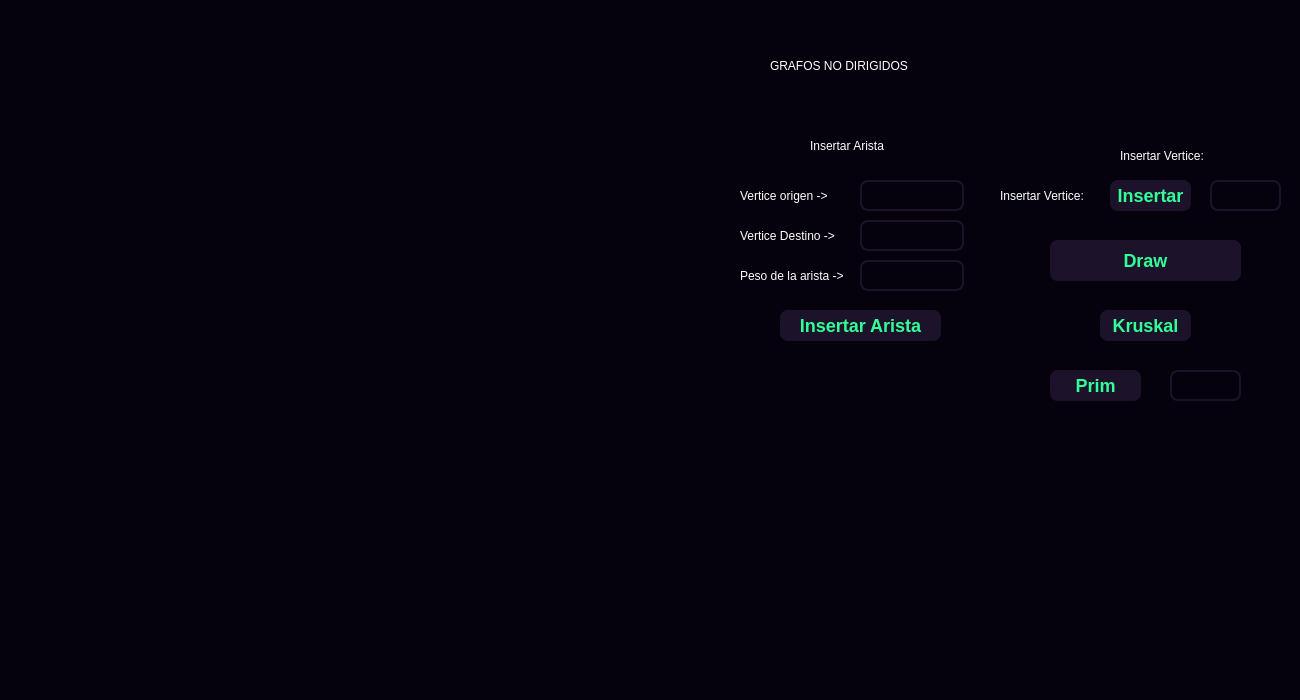
<?xml version="1.0" encoding="UTF-8"?>
<ui version="4.0">
 <class>Graphform</class>
 <widget class="QDialog" name="Graphform">
  <property name="geometry">
   <rect>
    <x>0</x>
    <y>0</y>
    <width>1300</width>
    <height>700</height>
   </rect>
  </property>
  <property name="windowTitle">
   <string>Dialog</string>
  </property>
  <property name="styleSheet">
   <string notr="true">background: rgb(5,2,13);</string>
  </property>
  <widget class="QLabel" name="label_4">
   <property name="geometry">
    <rect>
     <x>740</x>
     <y>220</y>
     <width>111</width>
     <height>31</height>
    </rect>
   </property>
   <property name="styleSheet">
    <string notr="true">color: white;</string>
   </property>
   <property name="text">
    <string>Vertice Destino -&gt;</string>
   </property>
  </widget>
  <widget class="QPushButton" name="btnPrim">
   <property name="geometry">
    <rect>
     <x>1050</x>
     <y>370</y>
     <width>91</width>
     <height>31</height>
    </rect>
   </property>
   <property name="styleSheet">
    <string notr="true">QPushButton {
	background-color: rgb(28,19,42);
    border-style: outset;
    border-width: 0px;
    border-radius: 8px;
    border-color: beige;
    font: bold 18px;
	color: #33FF99;
    padding: 6px;
}</string>
   </property>
   <property name="text">
    <string>Prim</string>
   </property>
  </widget>
  <widget class="QLabel" name="label_6">
   <property name="geometry">
    <rect>
     <x>740</x>
     <y>260</y>
     <width>111</width>
     <height>31</height>
    </rect>
   </property>
   <property name="styleSheet">
    <string notr="true">color: white;</string>
   </property>
   <property name="text">
    <string>Peso de la arista -&gt;</string>
   </property>
  </widget>
  <widget class="QTextEdit" name="inputVO">
   <property name="geometry">
    <rect>
     <x>860</x>
     <y>180</y>
     <width>104</width>
     <height>31</height>
    </rect>
   </property>
   <property name="styleSheet">
    <string notr="true">QTextEdit{
border:2px;
border-style:solid;
border-color:rgb(28,19,42);
border-radius: 8px;
}

QTextEdit:focus {
    background-color: #DDD;
}</string>
   </property>
  </widget>
  <widget class="QLabel" name="label_3">
   <property name="geometry">
    <rect>
     <x>740</x>
     <y>180</y>
     <width>111</width>
     <height>31</height>
    </rect>
   </property>
   <property name="styleSheet">
    <string notr="true">color: white;</string>
   </property>
   <property name="text">
    <string>Vertice origen -&gt;</string>
   </property>
  </widget>
  <widget class="QLabel" name="label_5">
   <property name="geometry">
    <rect>
     <x>1120</x>
     <y>140</y>
     <width>91</width>
     <height>31</height>
    </rect>
   </property>
   <property name="styleSheet">
    <string notr="true">color: white;</string>
   </property>
   <property name="text">
    <string>Insertar Vertice:</string>
   </property>
  </widget>
  <widget class="QTextEdit" name="inputPeso">
   <property name="geometry">
    <rect>
     <x>860</x>
     <y>260</y>
     <width>104</width>
     <height>31</height>
    </rect>
   </property>
   <property name="styleSheet">
    <string notr="true">QTextEdit{
border:2px;
border-style:solid;
border-color:rgb(28,19,42);
border-radius: 8px;
}

QTextEdit:focus {
    background-color: #DDD;
}</string>
   </property>
  </widget>
  <widget class="QPushButton" name="InsArista">
   <property name="geometry">
    <rect>
     <x>780</x>
     <y>310</y>
     <width>161</width>
     <height>31</height>
    </rect>
   </property>
   <property name="styleSheet">
    <string notr="true">QPushButton {
	background-color: rgb(28,19,42);
    border-style: outset;
    border-width: 0px;
    border-radius: 8px;
    border-color: beige;
    font: bold 18px;
	color: #33FF99;
    padding: 6px;
}</string>
   </property>
   <property name="text">
    <string>Insertar Arista</string>
   </property>
  </widget>
  <widget class="QPushButton" name="InsVertice">
   <property name="geometry">
    <rect>
     <x>1110</x>
     <y>180</y>
     <width>81</width>
     <height>31</height>
    </rect>
   </property>
   <property name="styleSheet">
    <string notr="true">QPushButton {
	background-color: rgb(28,19,42);
    border-style: outset;
    border-width: 0px;
    border-radius: 8px;
    border-color: beige;
    font: bold 18px;
	color: #33FF99;
    padding: 6px;
}</string>
   </property>
   <property name="text">
    <string>Insertar</string>
   </property>
  </widget>
  <widget class="QLabel" name="label_2">
   <property name="geometry">
    <rect>
     <x>810</x>
     <y>130</y>
     <width>91</width>
     <height>31</height>
    </rect>
   </property>
   <property name="styleSheet">
    <string notr="true">color: white;</string>
   </property>
   <property name="text">
    <string>Insertar Arista</string>
   </property>
  </widget>
  <widget class="QPushButton" name="btn_Draw">
   <property name="geometry">
    <rect>
     <x>1050</x>
     <y>240</y>
     <width>191</width>
     <height>41</height>
    </rect>
   </property>
   <property name="styleSheet">
    <string notr="true">QPushButton {
	background-color: rgb(28,19,42);
    border-style: outset;
    border-width: 0px;
    border-radius: 8px;
    border-color: beige;
    font: bold 18px;
	color: #33FF99;
    padding: 6px;
}</string>
   </property>
   <property name="text">
    <string>Draw</string>
   </property>
  </widget>
  <widget class="QScrollArea" name="scrollArea">
   <property name="geometry">
    <rect>
     <x>10</x>
     <y>10</y>
     <width>631</width>
     <height>681</height>
    </rect>
   </property>
   <property name="widgetResizable">
    <bool>true</bool>
   </property>
   <widget class="QWidget" name="scrollAreaWidgetContents">
    <property name="geometry">
     <rect>
      <x>0</x>
      <y>0</y>
      <width>629</width>
      <height>679</height>
     </rect>
    </property>
    <layout class="QGridLayout" name="gridLayout">
     <item row="0" column="0">
      <widget class="QLabel" name="labelGrafico">
       <property name="text">
        <string/>
       </property>
      </widget>
     </item>
    </layout>
   </widget>
  </widget>
  <widget class="QTextEdit" name="inputVD">
   <property name="geometry">
    <rect>
     <x>860</x>
     <y>220</y>
     <width>104</width>
     <height>31</height>
    </rect>
   </property>
   <property name="styleSheet">
    <string notr="true">QTextEdit{
border:2px;
border-style:solid;
border-color:rgb(28,19,42);
border-radius: 8px;
}

QTextEdit:focus {
    background-color: #DDD;
}</string>
   </property>
  </widget>
  <widget class="QTextEdit" name="inputPrim">
   <property name="geometry">
    <rect>
     <x>1170</x>
     <y>370</y>
     <width>71</width>
     <height>31</height>
    </rect>
   </property>
   <property name="styleSheet">
    <string notr="true">QTextEdit{
border:2px;
border-style:solid;
border-color:rgb(28,19,42);
border-radius: 8px;
}

QTextEdit:focus {
    background-color: #DDD;
}</string>
   </property>
  </widget>
  <widget class="QTextEdit" name="inputVertice">
   <property name="geometry">
    <rect>
     <x>1210</x>
     <y>180</y>
     <width>71</width>
     <height>31</height>
    </rect>
   </property>
   <property name="styleSheet">
    <string notr="true">QTextEdit{
border:2px;
border-style:solid;
border-color:rgb(28,19,42);
border-radius: 8px;
}

QTextEdit:focus {
    background-color: #DDD;
}</string>
   </property>
  </widget>
  <widget class="QPushButton" name="btnKruskal">
   <property name="geometry">
    <rect>
     <x>1100</x>
     <y>310</y>
     <width>91</width>
     <height>31</height>
    </rect>
   </property>
   <property name="styleSheet">
    <string notr="true">QPushButton {
	background-color: rgb(28,19,42);
    border-style: outset;
    border-width: 0px;
    border-radius: 8px;
    border-color: beige;
    font: bold 18px;
	color: #33FF99;
    padding: 6px;
}</string>
   </property>
   <property name="text">
    <string>Kruskal</string>
   </property>
  </widget>
  <widget class="QLabel" name="label">
   <property name="geometry">
    <rect>
     <x>1000</x>
     <y>180</y>
     <width>101</width>
     <height>31</height>
    </rect>
   </property>
   <property name="styleSheet">
    <string notr="true">color: white;</string>
   </property>
   <property name="text">
    <string>Insertar Vertice:</string>
   </property>
  </widget>
  <widget class="QWidget" name="widget_2" native="true">
   <property name="geometry">
    <rect>
     <x>750</x>
     <y>30</y>
     <width>481</width>
     <height>71</height>
    </rect>
   </property>
   <property name="styleSheet">
    <string notr="true">background: rgb(5,2,13);</string>
   </property>
   <widget class="QLabel" name="label_8">
    <property name="geometry">
     <rect>
      <x>20</x>
      <y>10</y>
      <width>421</width>
      <height>51</height>
     </rect>
    </property>
    <property name="styleSheet">
     <string notr="true">background: transparent;
font: 25pt &quot;Cooper Black&quot;;
color: white;</string>
    </property>
    <property name="text">
     <string>GRAFOS NO DIRIGIDOS</string>
    </property>
    <property name="textFormat">
     <enum>Qt::AutoText</enum>
    </property>
   </widget>
  </widget>
 </widget>
 <resources/>
 <connections/>
</ui>
